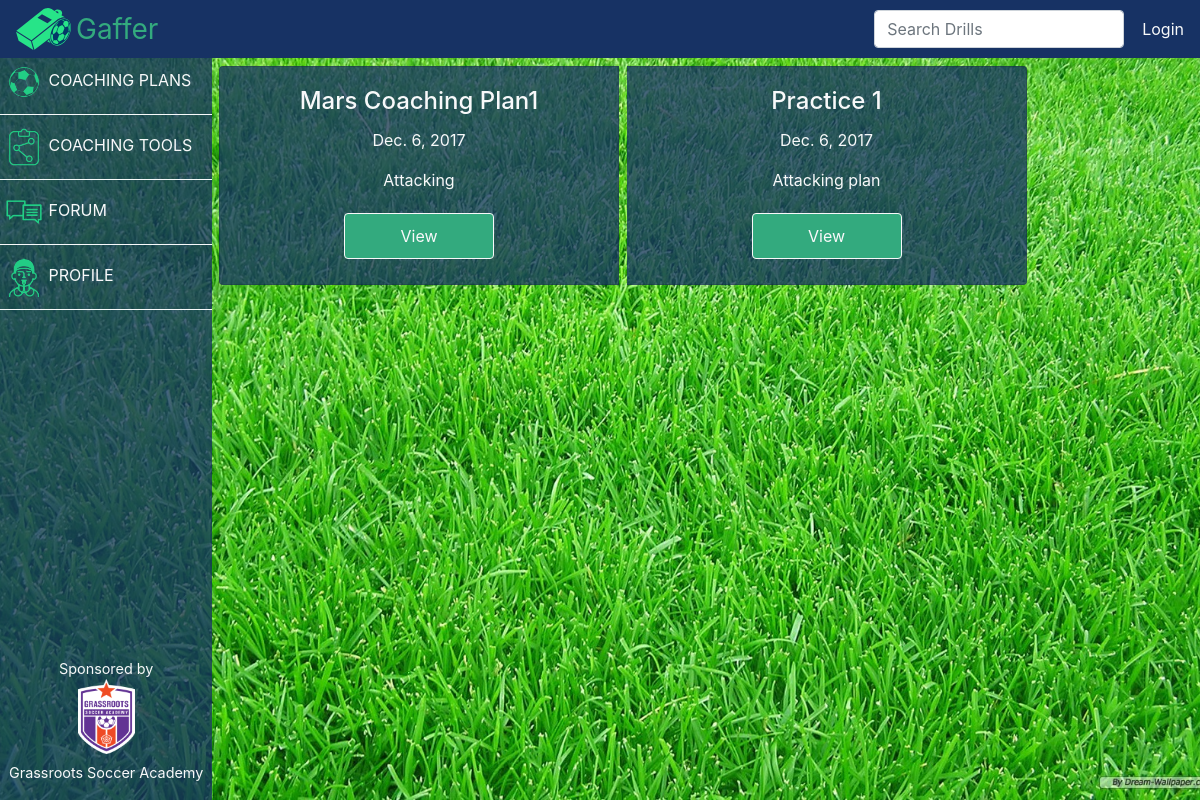
Page /GafferApp/view_plan/ on the committed database.
### GafferApp/models.py (models this page shows)
class CoachingPlan(models.Model):
	coachingPlanOwner = models.ForeignKey('auth.User', related_name='plan')
	coachingPlanTitle = models.CharField(max_length = 20)
	coachingPlanType = models.TextField(null=True, blank=True)
	coachingPlanDate = models.DateField(null=True, default=datetime.now)
	coachingPlanDescription = models.TextField(null=True, blank=True)
	coachingPlanNotes = models.TextField(null=True)
	coachingPlanDrill = models.ManyToManyField(Drill)

### GafferApp/views.py (the view)
class ViewCoachingPlan(ListView):
	model = CoachingPlan
	context_object_name = 'coachingPlans_list'
	template_name = 'GafferApp/view_coaching_plan.html'
	paginate_by = 20;
	def get_queryset(self, **kwargs):
		return super(ViewCoachingPlan, self).get_queryset()

### templates/GafferApp/view_coaching_plan.html (shortened to what this page needs)
{% extends "GafferApp/index.html" %}
{% load staticfiles %}
{% block mainBody %}
<link rel="stylesheet" type="text/css" href="{% static "css/drill.css" %}"/>
<div class="jumbotron2">
  <div class= "card-group">
		{% for plan in coachingPlans_list %}
		<div class="card m-1 mt-3 text-light plan">
			<div class="card-body">
				<h4 class="card-title">{{ plan.coachingPlanTitle }}</h4>
				<p class="card-text">{{ plan.coachingPlanDate }}</p>
				<p class="card-text">{{ plan.coachingPlanType }}</p>
				<a href="{{ plan.id }}/" class="btn btn-outline-light commentbut">View</a>
			</div>
		</div>
		{% endfor %}
	</div>
{% endblock %}

### GafferApp/static/css/base.css (style rules this page uses)
body { margin-top: 0px; padding: 0px; background-image:url("../images/grass.png"); background-attachment: fixed; background-position: center; background-repeat: no-repeat; background-size: cover; }

### GafferApp/static/css/drill.css (style rules this page uses)
.commentbut { font-size: 1rem; padding: 10px; margin: 5px; min-width: 150px; position:relative; background-color: #33aa7e; }
.plan { max-width:25rem; background-color:rgba(23,50,100,.75); }

### rows in the picture
CoachingPlan: coachingPlanTitle "Mars Coaching Plan1", coachingPlanDate "Dec. 6, 2017", coachingPlanType "Attacking"
CoachingPlan: coachingPlanTitle "Practice 1", coachingPlanDate "Dec. 6, 2017", coachingPlanType "Attacking plan"
